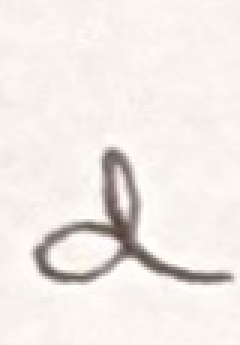
#> input picture 328_Text_to_Handwriting/op/100.png, 80 x 115 px (shown 3 times larger); its folder holds 4 pictures in this run
$ python change_bg_to_white.py
#> lines starting #> are read from the running program, lines starting #| are printed output that depends on the picture
from PIL import Image
import os

def change_color(input_folder, output_folder, target_color=(245, 240, 236)):
    # Create the output folder if it doesn't exist
#> called with input_folder = 'op', output_folder = 'op2', target_color = (245, 240, 236)
    if not os.path.exists(output_folder):
        os.makedirs(output_folder)

    # Loop through all files in the input folder
    for filename in os.listdir(input_folder):
        # Check if the file is an image (you may want to add more checks based on your specific use case)
        if filename.endswith(('.jpg', '.jpeg', '.png', '.gif')):
            # Open the image
            image_path = os.path.join(input_folder, filename)
            img = Image.open(image_path)
#> img is the input picture: PIL image 80x115 RGBA; mean R, G, B, A 240.3, 235, 230.5, 255

            # Convert the image to RGBA mode (if not already in RGBA)
            img = img.convert("RGBA")

            # Get the width and height of the image
            width, height = img.size
#> width = 80; height = 115

            # Loop through each pixel in the image
            for x in range(width):
                for y in range(height):
                    # Get the RGBA values of the current pixel
                    r, g, b, a = img.getpixel((x, y))

                    # Check if the pixel color is not transparent
                    if a != 0:
                        # Change the color to the target color
                        img.putpixel((x, y), target_color + (a,))
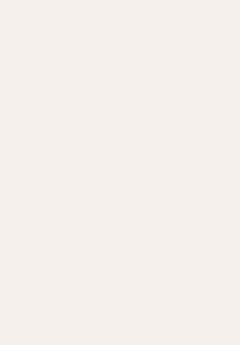
#> img: PIL image 80x115 RGBA (shown 3 times larger); mean R, G, B, A 245, 240, 236, 255

            # Save the new image to the output folder
            output_path = os.path.join(output_folder, filename)
            img.save(output_path)

if __name__ == "__main__":
    input_folder = "op"
    output_folder = "op2"

    change_color(input_folder, output_folder)
